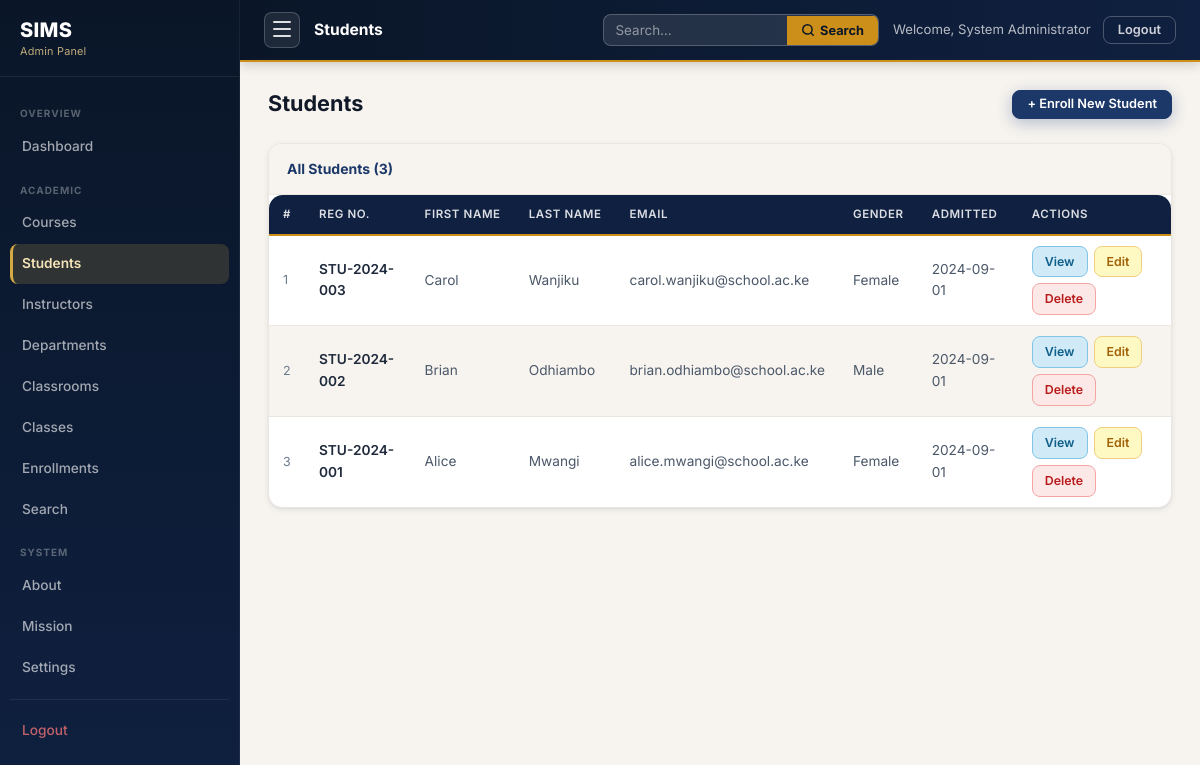
The app's page /students.php (signed in) with its own data.
### tables this page shows
CREATE TABLE students (
    student_id     INT          NOT NULL AUTO_INCREMENT,
    reg_number     VARCHAR(20)  NOT NULL,
    first_name     VARCHAR(100) NOT NULL,
    last_name      VARCHAR(100) NOT NULL,
    email          VARCHAR(150) NOT NULL,
    phone          VARCHAR(20)  DEFAULT NULL,
    date_of_birth  DATE         DEFAULT NULL,
    gender         VARCHAR(10)  DEFAULT NULL COMMENT 'e.g. Male, Female, Other',
    admission_date DATE         NOT NULL,

    CONSTRAINT pk_students      PRIMARY KEY (student_id),
    CONSTRAINT uq_student_email UNIQUE (email),
    CONSTRAINT uq_reg_number    UNIQUE (reg_number)
);

### students.php (the view, shortened to what this page needs)
<?php
require_once '../config.php';
$students = $pdo->query(
    "SELECT student_id,reg_number,first_name,last_name,email,gender,admission_date
     FROM students ORDER BY student_id DESC"
)->fetchAll();
require_once '../includes/admin_sidebar.php';
?>
<div class="admin-ph">
  <div class="admin-ph-row">
    <h2 class="admin-ph-title">Students</h2>
    <a href="../enroll_student.php" class="btn btn-primary btn-sm" target="_blank">+ Enroll New Student</a>
  </div>
</div>
<div class="admin-table-card">
  <div class="admin-table-toolbar">
    <span class="admin-table-toolbar-title">All Students (<?= count($students) ?>)</span>
  </div>
  <div class="admin-table-wrap">
    <?php if (empty($students)): ?>
      <p class="admin-empty">No students enrolled yet.</p>
    <?php else: ?>
    <table id="students-table">
      <thead>
        <tr><th>#</th><th>Reg No.</th><th>First Name</th><th>Last Name</th><th>Email</th><th>Gender</th><th>Admitted</th><th>Actions</th></tr>
      </thead>
      <tbody>
      <?php foreach ($students as $i => $s): ?>
        <tr>
          <td style="color:var(--text-muted);font-size:0.78rem;"><?= $i+1 ?></td>
          <td><strong><?= htmlspecialchars($s['reg_number'],ENT_QUOTES,'UTF-8') ?></strong></td>
          <td><?= htmlspecialchars($s['first_name'],ENT_QUOTES,'UTF-8') ?></td>
          <td><?= htmlspecialchars($s['last_name'],ENT_QUOTES,'UTF-8') ?></td>
          <td><?= htmlspecialchars($s['email'],ENT_QUOTES,'UTF-8') ?></td>
          <td><?= htmlspecialchars($s['gender']??'—',ENT_QUOTES,'UTF-8') ?></td>
          <td><?= htmlspecialchars($s['admission_date'],ENT_QUOTES,'UTF-8') ?></td>
          <td>
            <div class="act-row">
              <a href="student_view.php?id=<?= (int)$s['student_id'] ?>" class="btn-view">View</a>
              <a href="student_edit.php?id=<?= (int)$s['student_id'] ?>" class="btn-edit">Edit</a>
              <a href="student_delete.php?id=<?= (int)$s['student_id'] ?>" class="btn-delete"
                 onclick="return confirm('Delete student <?= htmlspecialchars($s['first_name'].' '.$s['last_name'],ENT_QUOTES,'UTF-8') ?>?')">Delete</a>
            </div>
          </td>
        </tr>
      <?php endforeach; ?>
      </tbody>
    </table>
    <?php endif; ?>
  </div>
</div>
<?php require_once '../includes/admin_footer.php'; ?>

### admin.css (style rules this page uses)
.admin-body { background: var(--bg-tinted); display: block; }
.admin-ph { margin-bottom: 24px; }
.admin-ph-row { display: flex; align-items: center; justify-content: space-between; flex-wrap: wrap; gap: 12px; }
.admin-ph-title { font-size: 1.35rem; font-weight: 700; color: var(--text-900); line-height: 1.2; }
.admin-table-card { background: var(--surface); border: 1px solid var(--border-light); border-radius: var(--r-lg); box-shadow: var(--shadow-sm); overflow: hidden; margin-bottom: 24px; }
.admin-table-toolbar { display: flex; align-items: center; justify-content: space-between; flex-wrap: wrap; gap: 12px; padding: 14px 18px; border-bottom: 1px solid var(--border-light); background: var(--bg-tinted); }
.admin-table-toolbar-title { font-size: 0.875rem; font-weight: 700; color: var(--primary); }
.admin-table-wrap { overflow-x: auto; }
.admin-table-wrap table { width: 100%; border-collapse: collapse; font-size: 0.855rem; }
.admin-table-wrap thead tr { background: var(--primary-900); }
.admin-table-wrap thead th { color: rgba(255,255,255,0.85); font-size: 0.72rem; font-weight: 600; text-transform: uppercase; letter-spacing: 0.6px; padding: 10px 14px; text-align: left; white-space: nowrap; border-bottom: 2px solid var(--accent-600); }
.admin-table-wrap tbody tr { border-bottom: 1px solid var(--border-light); transition: background 120ms; }
.admin-table-wrap tbody tr:last-child { border-bottom: none; }
.admin-table-wrap tbody tr:nth-child(even) { background: var(--bg-tinted); }
.admin-table-wrap tbody td { padding: 10px 14px; color: var(--text-secondary); vertical-align: middle; }
.admin-table-wrap tbody td strong { color: var(--text); }
.act-row { display: flex; gap: 6px; flex-wrap: wrap; }
.btn-view { background: var(--info-light); color: var(--info); border: 1px solid var(--info-border); font-size: 0.775rem; padding: 5px 12px; border-radius: var(--r); font-weight: 600; text-decoration: none; white-space: nowrap; display: inline-block; transition: background 140ms; }
.btn-edit { background: var(--warning-light); color: var(--warning); border: 1px solid var(--warning-border); font-size: 0.775rem; padding: 5px 12px; border-radius: var(--r); font-weight: 600; text-decoration: none; white-space: nowrap; display: inline-block; transition: background 140ms; }
.btn-delete { background: var(--error-light); color: var(--error); border: 1px solid var(--error-border); font-size: 0.775rem; padding: 5px 12px; border-radius: var(--r); font-weight: 600; text-decoration: none; white-space: nowrap; display: inline-block; transition: background 140ms; cursor: pointer; }

### records on screen
students: reg_number "STU-2024-003", first_name "Carol", last_name "Wanjiku", email "carol.wanjiku@school.ac.ke", gender "Female", admission_date "2024-09-01"
students: reg_number "STU-2024-002", first_name "Brian", last_name "Odhiambo", email "brian.odhiambo@school.ac.ke", gender "Male", admission_date "2024-09-01"
students: reg_number "STU-2024-001", first_name "Alice", last_name "Mwangi", email "alice.mwangi@school.ac.ke", gender "Female", admission_date "2024-09-01"

### other values on screen
$label "Dashboard"
$label "Courses"
$label "Students"
$label "Instructors"
$label "Departments"
$label "Classrooms"
$label "Classes"
$label "Enrollments"
$label "Search"
$label "About"
$label "Mission"
$label "Settings"
$pageTitle "Students"
$adminName "System Administrator"
count($students) "3"
